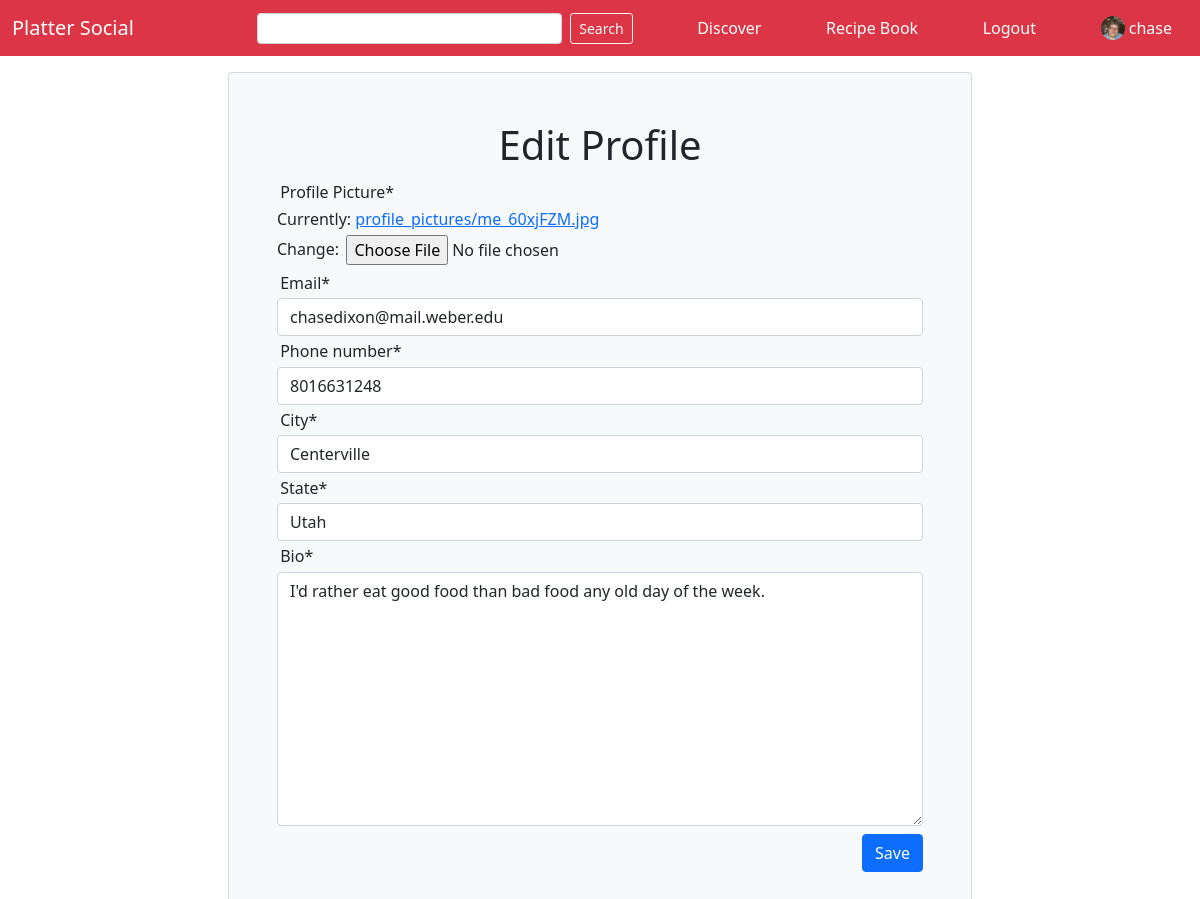
/edit_profile/ (signed in), run on the app's committed database.
### users/models.py (models this page shows, shortened)
class Profile(models.Model):
    user = models.OneToOneField(User, on_delete=models.CASCADE, primary_key=True)
    image = models.ImageField(default='profile_pictures/icon-profile.jpg', upload_to='profile_pictures', verbose_name='Profile Picture')
    email = models.EmailField()
    phone_number = models.CharField(max_length=10)
    city = models.CharField(max_length=150)
    state = models.CharField(max_length=150)
    bio = models.TextField(max_length=255, null=True)

### users/views.py (the view)
# urls.py: path('edit_profile/', user_views.edit_profile, name='edit_profile'),
@login_required
def edit_profile(request):
    instance = request.user.profile
    form = ProfileForm(request.POST or None, request.FILES or None, instance=instance)
    if form.is_valid():
        form.save()
        return redirect('profile', request.user.id)
    return render(request, 'users/edit_profile.html', {'form': form})

### users/forms.py
class ProfileForm(forms.ModelForm):
    class Meta:
        model = Profile
        fields = ['image', 'email', 'phone_number', 'city', 'state', 'bio']

### users/templates/users/edit_profile.html (shortened to what this page needs)
{% extends 'myapp/base.html' %}
{% block body %}
{% load crispy_forms_tags %}
    <div class="card col-md-8 offset-2 p-5 mt-3 bg-light">
    <h1 class="text-center">Edit Profile</h1>
    <form method="POST" enctype="multipart/form-data">
        {{ form|crispy }}
        <button class="btn btn-primary my-2 float-end" type="submit">Save</button>
    </form>
</div>
{% endblock %}

### myapp/templates/myapp/base.html (shortened to what this page needs)
{% load static %}
<!doctype html>
<html lang="en">
<head>
    <link href="https://cdn.jsdelivr.net/npm/bootstrap@5.1.3/dist/css/bootstrap.min.css" rel="stylesheet">
    <link href="{% static 'myapp/style.css' %}" rel="stylesheet">
</head>
<body>
    <nav class="nav navbar nav-danger bg-danger">
        <div class="container-fluid">
            <a href="{% url 'myapp:follow_feed' %}" class="navbar-brand text-white col-md-2">Platter Social</a>
            {% if user.is_authenticated %}
                <form method="GET" action="{% url 'myapp:search' %}" class="d-flex col-md-4">
                    <input type="search" name="searchBox" class="form-control form-control-sm me-2">
                    <button type="submit" class="btn btn-sm btn-outline-light me-3">Search</button>
                </form>
                <a href="{% url 'myapp:discover' %}" class="nav-item nav-link text-white">Discover</a>
                <a href="{% url 'myapp:recipe_book' %}" class="nav-item nav-link text-white">Recipe Book</a>
                <a href="{% url 'user_logout' %}" class="nav-item nav-link text-white">Logout</a>
                <a href="{% url 'profile' user.id %}" class="nav-item nav-link text-white"><img style="height: 1.5rem; width: 1.5rem; object-fit: cover" class="align-top rounded-circle" src="{{ user.profile.image.url }}"> {{ user.username }}</a>
            {% endif %}
            </div>
    </nav>
    <div class="container">
        {% block body %}
        {% endblock %}
    </div>
</body>
</html>

### myapp/static/myapp/style.css (style rules this page uses)
form label, form input { padding: .2rem; }

### data on the page
Profile: email "chasedixon@mail.weber.edu", phone_number "8016631248", city "Centerville", state "Utah", bio "I'd rather eat good food than bad food any old day of the week."

### other printed values
{{ user.username }} "chase"
